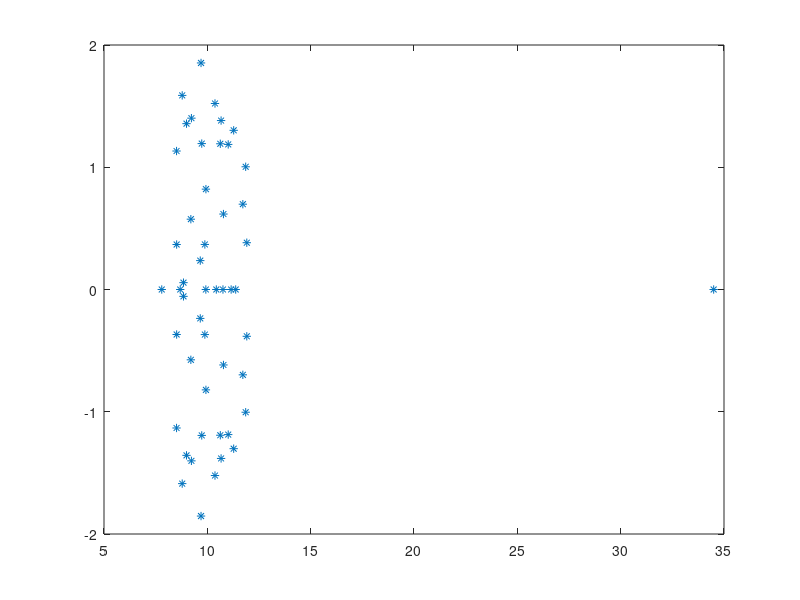

The MATLAB script that drew this image: (Note: this script raises an error after producing the figure.)
clear
clc

% check what are the possibilities of having zeros in the sign function
% calucation.

% Set the seed to a specific value, for example, 42
rng(49);
n = 50;
A = rand(n) + 10.0 * eye(n);
d = eig(A);
plot(real(d), imag(d), '*');

% Define vector x
%x = [1; 2; 3];
x = rand(n,1);

% Define the number of critical eigenvalues
m = 5;

% Define the Krylov subspace dimension
k = 10;

% Compute f(A)x using LR_deflation_scheme
result_lr = lr_deflation_scheme(A, x, m, k);

% Compute f(A)x directly using the sign function
%result_direct_1 = (A*((A^2)^(-1/2)))*x;
result_direct_1 = (A*(inv(sqrtm(A * A))))*x;

%S = compute_sign_function(A);
% disp(S);
%result_direct_2 = S * x;

%trial = sign(A);
% disp(trial);

rel_err = norm(result_direct_1 - result_lr)/norm(result_lr);
disp(rel_err)

% % disp(A*((A^2)^(-1/2)))
% % Display results
% disp("Approximation using LR_deflation_scheme:");
% disp(result_lr);
% 
% %disp("Direct computation of f(A)x (1):");
% %disp(result_direct_1);
% 
% disp("Direct computation of f(A)x (2):");
% disp(result_direct_2);
% 
% % Compare results
% if isequal(round(result_lr, 6), round(result_direct_2, 6))
%     disp("Results match.");
% else
%     disp("Results do not match.");
% end
